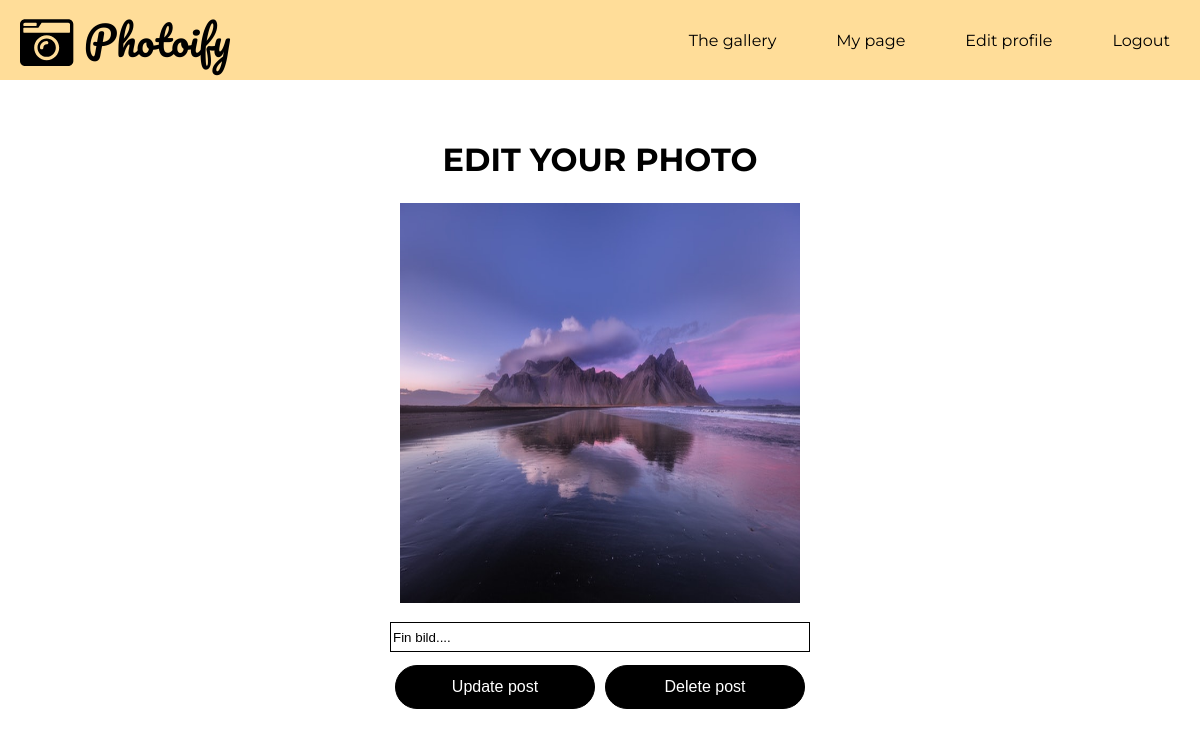
/edit-post.php?post_id=68 (signed in), run on the app's committed database.
### tables this page shows
CREATE TABLE "posts" (
	`post_id`	INTEGER NOT NULL PRIMARY KEY AUTOINCREMENT,
	`post`	TEXT NOT NULL,
	`date`	TEXT,
	`user_id`	INTEGER,
	`content`	TEXT
);

### app/functions.php (called while the page is built, shortened)
<?php
function editPosts(){
    $config = require __DIR__.'/config.php';
    $pdo = new PDO($config['database_path']);
    $editPost = filter_var($_GET['post_id'],FILTER_SANITIZE_STRING);
    $statement = $pdo->prepare(
        "SELECT *
        FROM posts
        WHERE post_id = $editPost");
        $statement->execute();
        $onePost = $statement->fetch(PDO::FETCH_ASSOC);
        return $onePost;
    }

### edit-post.php (the view, shortened to what this page needs)
<?php require __DIR__.'/views/header.php'; ?>
<?php if (isset($_GET['post_id'])): ?>
<?php
    $onePost = editPosts();
    ?>
        <?php endif; ?>
<div class="edit-post-page">
    <h1>Edit your photo</h1>
        <img class="one-post" src="image/post/<?php echo $onePost['post'];?>" alt="photoify">
        <br>
        <form class="edit-post" action="app/posts/update.php" method="post">
            <p>
                <input type="text" value="<?php echo $onePost['content'];?>" name="content" id=content maxlength="50">
            </p>
    <div class="button-div">
            <button type="submit" class="save-button">Update post</button>
        </form>
        <form class="delete-post" action="app/posts/delete.php" method="post">
                <button class="delete-post-button" type="submit" class="delete">Delete post</button>
            </div>
    </div>
<?php require __DIR__.'/views/footer.php'; ?>

### assets/styles/main.css (style rules this page uses)
* { box-sizing: border-box; margin: 0px; }
body { width: 100%; height: 100vh; background-color: #ffff; display:flex; flex-direction: column; font-family: 'Montserrat', sans-serif; }
@media screen and (min-width: 600px) { * { box-sizing: border-box; margin: 0px; } }
@media screen and (min-width: 800px) { * { box-sizing: border-box; margin: 0px; } }

### assets/styles/mypage.css (style rules this page uses)
.edit-post-page { width: 100%; margin-top: 5%; display: flex; flex-direction: column; justify-content: center; align-items: center; }
.one-post { width: 300px; height: 300px; }
.edit-post-page h1 { font-size: 2em; text-transform: uppercase; padding-bottom: 2%; }
.edit-post-page input { width: 300px; height: 30px; border: 0.1em solid #000000; }
.delete-post-button, .save-button { margin-bottom: 3%; margin-top: 3%; padding:0.35em 1.2em; width: 200px; height: 44px; border-radius: 2em; border: 0.1em solid #000000; color: #FFFFFF; background-color: #000000; font-size: 1em; }
.button-div { display: flex; flex-direction: column; align-items: center; justify-content: space-around; }
@media screen and (min-width: 800px) { .one-post { width: 400px; height: 400px; } }
@media screen and (min-width: 800px) { .edit-post-page h1 { font-size: 2em; text-transform: uppercase; padding-bottom: 2%; } }
@media screen and (min-width: 800px) { .edit-post-page input { width: 420px; height: 30px; border: 0.1em solid #000000; } }
@media screen and (min-width: 800px) { .button-div { display: flex; flex-direction: row; align-items: center; align-content: space-between; } }

### data on the page
posts: post (picture), content "Fin bild...."
